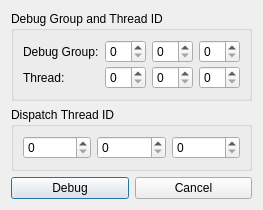
<?xml version="1.0" encoding="UTF-8"?>
<ui version="4.0">
 <class>ComputeDebugSelector</class>
 <widget class="QDialog" name="ComputeDebugSelector">
  <property name="windowModality">
   <enum>Qt::ApplicationModal</enum>
  </property>
  <property name="geometry">
   <rect>
    <x>0</x>
    <y>0</y>
    <width>268</width>
    <height>237</height>
   </rect>
  </property>
  <property name="sizePolicy">
   <sizepolicy hsizetype="Fixed" vsizetype="Fixed">
    <horstretch>0</horstretch>
    <verstretch>0</verstretch>
   </sizepolicy>
  </property>
  <property name="windowTitle">
   <string>Debug Compute Shader</string>
  </property>
  <property name="sizeGripEnabled">
   <bool>false</bool>
  </property>
  <property name="modal">
   <bool>true</bool>
  </property>
  <layout class="QVBoxLayout" name="verticalLayout">
   <property name="sizeConstraint">
    <enum>QLayout::SetFixedSize</enum>
   </property>
   <item>
    <widget class="QGroupBox" name="groupBox">
     <property name="title">
      <string>Debug Group and Thread ID</string>
     </property>
     <layout class="QGridLayout" name="gridLayout_groupthread">
      <property name="verticalSpacing">
       <number>3</number>
      </property>
      <item row="0" column="0">
       <widget class="QLabel" name="groupDebugLabel">
        <property name="text">
         <string>Debug Group:</string>
        </property>
       </widget>
      </item>
      <item row="0" column="1">
       <widget class="QSpinBox" name="groupX"/>
      </item>
      <item row="0" column="2">
       <widget class="QSpinBox" name="groupY"/>
      </item>
      <item row="0" column="3">
       <widget class="QSpinBox" name="groupZ"/>
      </item>
      <item row="1" column="0">
       <widget class="QLabel" name="threadDebugLabel">
        <property name="text">
         <string>Thread:</string>
        </property>
       </widget>
      </item>
      <item row="1" column="1">
       <widget class="QSpinBox" name="threadX"/>
      </item>
      <item row="1" column="2">
       <widget class="QSpinBox" name="threadY"/>
      </item>
      <item row="1" column="3">
       <widget class="QSpinBox" name="threadZ"/>
      </item>
     </layout>
    </widget>
   </item>
   <item>
    <widget class="QGroupBox" name="groupBox1">
     <property name="title">
      <string>Dispatch Thread ID</string>
     </property>
     <layout class="QHBoxLayout" name="horizontalLayout_dispatchthread">
      <item>
       <widget class="QSpinBox" name="dispatchX"/>
      </item>
      <item>
       <widget class="QSpinBox" name="dispatchY"/>
      </item>
      <item>
       <widget class="QSpinBox" name="dispatchZ"/>
      </item>
     </layout>
    </widget>
   </item>
   <item>
    <layout class="QHBoxLayout" name="horizontalLayout_buttons">
     <item>
      <widget class="QPushButton" name="beginDebug">
       <property name="text">
        <string>Debug</string>
       </property>
       <property name="rdIcon" stdset="0">
        <string>wrench</string>
       </property>
      </widget>
     </item>
     <item>
      <widget class="QPushButton" name="cancelDebug">
       <property name="text">
        <string>Cancel</string>
       </property>
      </widget>
     </item>
    </layout>
   </item>
  </layout>
 </widget>
 <resources>
  <include location="../Resources/resources.qrc"/>
 </resources>
 <connections/>
</ui>
